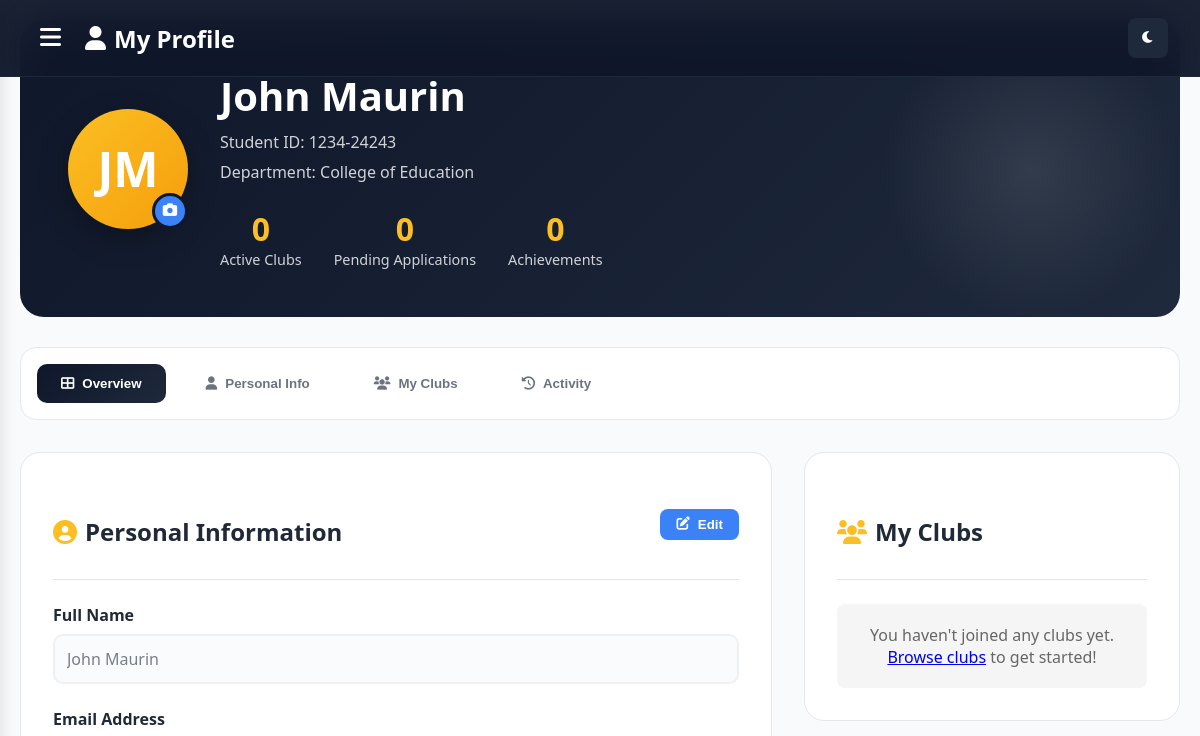
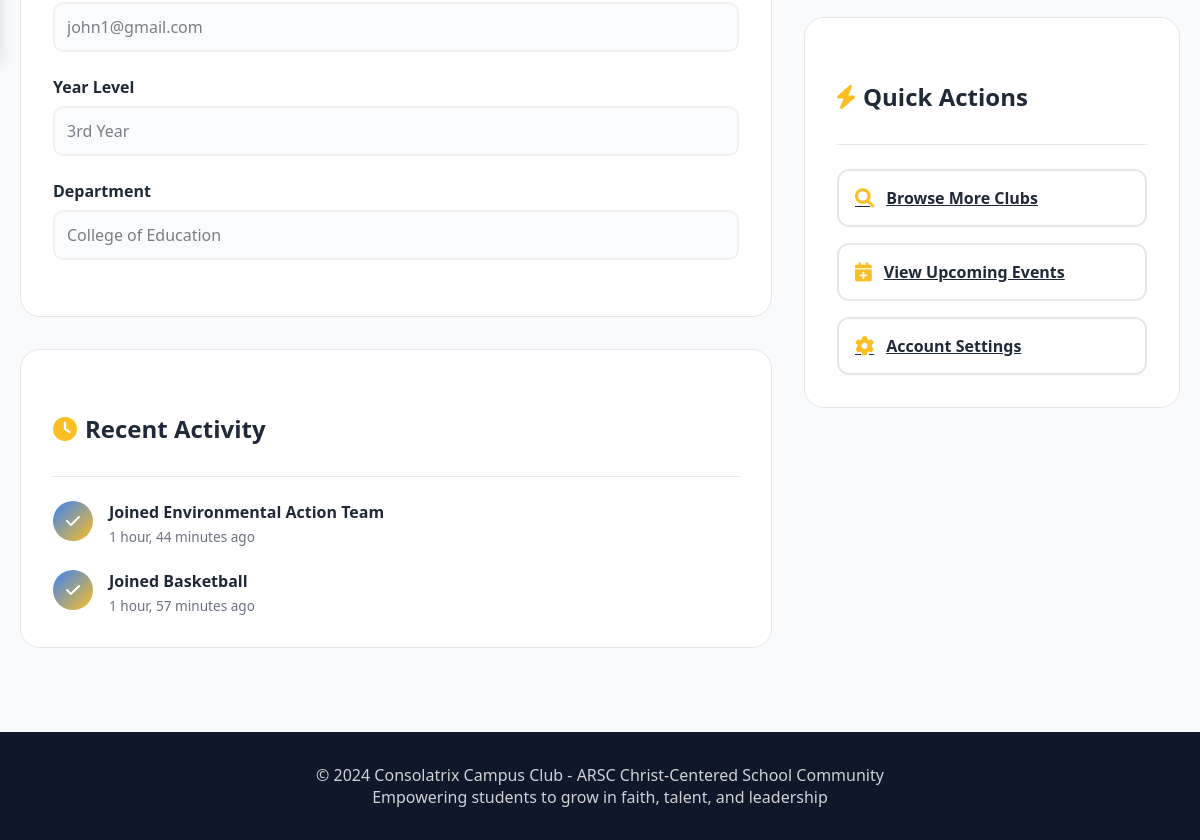
/profile/ (signed in), run on an earlier commit of the app's database (2 pictures, top to bottom).
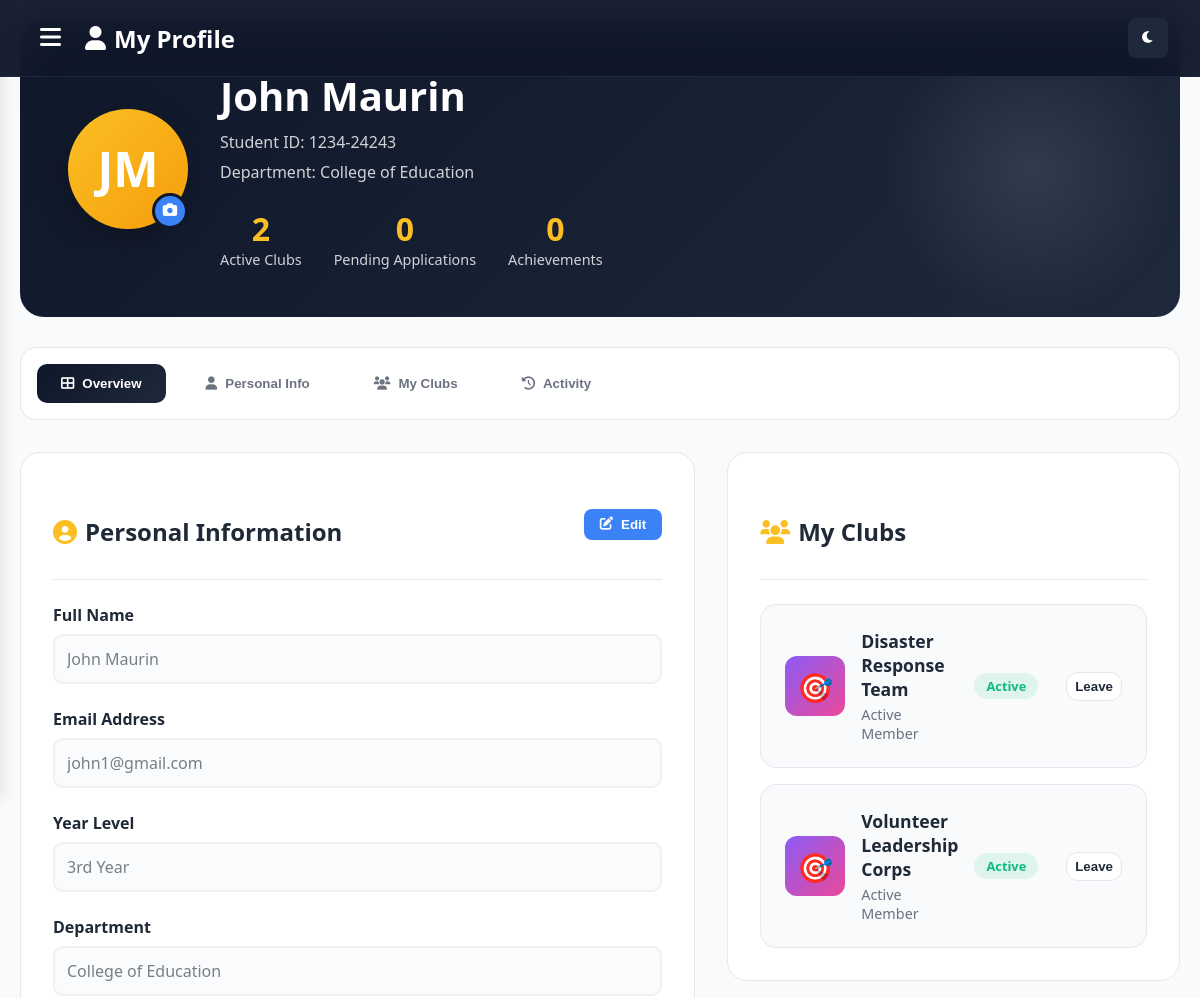
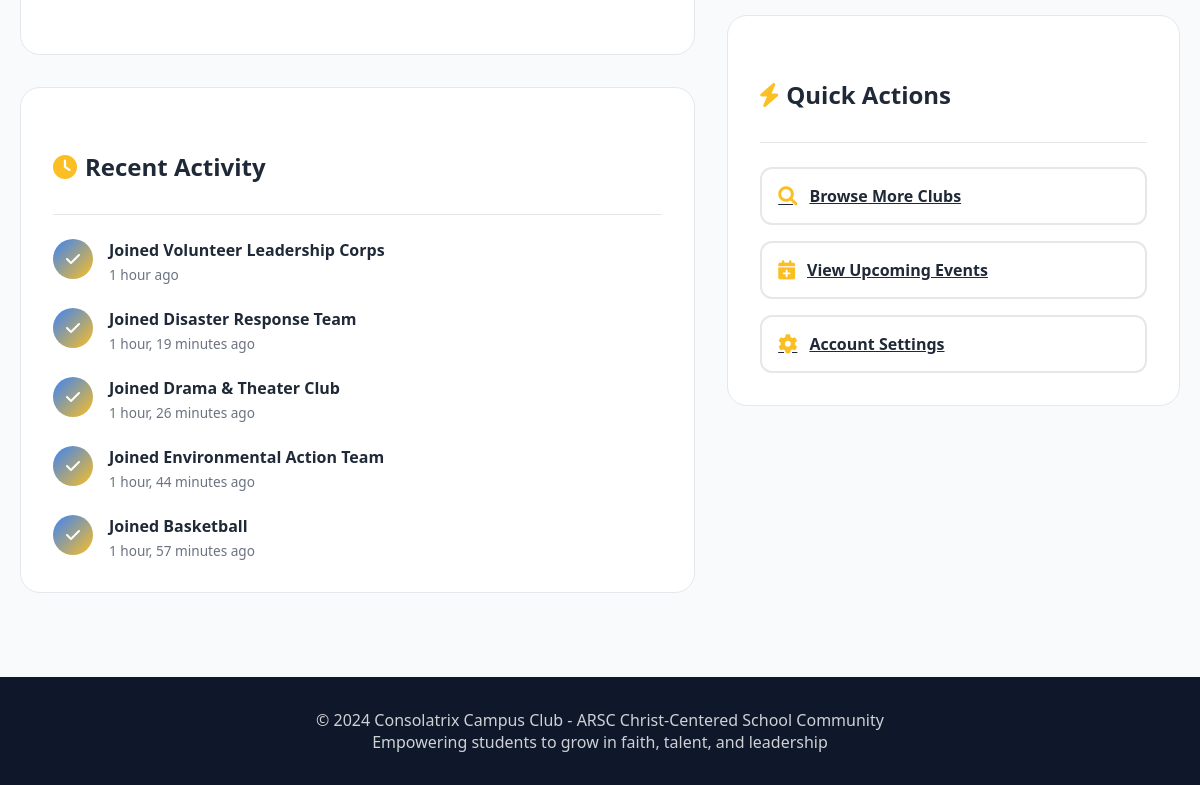
And on a later commit of the database (2 pictures, top to bottom).
### CCC/models.py (models this page shows, shortened)
class ClubApplication(models.Model):
    STATUS_PENDING = 'PENDING'
    STATUS_APPROVED = 'APPROVED'
    STATUS_REJECTED = 'REJECTED'
    STATUS_CHOICES = [
        (STATUS_PENDING, 'Pending'),
        (STATUS_APPROVED, 'Approved'),
        (STATUS_REJECTED, 'Rejected'),
    ]
    user = models.ForeignKey(
        settings.AUTH_USER_MODEL,
        on_delete=models.CASCADE,
        related_name='club_applications'
    )
    club = models.ForeignKey(Club, on_delete=models.CASCADE, related_name='applications')
    message = models.TextField(blank=True)
    status = models.CharField(
        max_length=20,
        choices=STATUS_CHOICES,
        default=STATUS_PENDING
    )
    created_at = models.DateTimeField(auto_now_add=True)
    reviewed_at = models.DateTimeField(null=True, blank=True)
    reviewer = models.ForeignKey(
        settings.AUTH_USER_MODEL,
        null=True,
        blank=True,
        on_delete=models.SET_NULL,
        related_name='reviewed_applications'
    )
    class Meta:
        unique_together = ('user', 'club')
        ordering = ['-created_at']

class Club(models.Model):
    name = models.CharField(max_length=150, unique=True)
    slug = models.SlugField(max_length=160, unique=True)
    description = models.TextField(blank=True)
    members = models.ManyToManyField(
        settings.AUTH_USER_MODEL,
        related_name='clubs',
        blank=True,
        help_text='Users who are accepted members of this club'
    )
    created_at = models.DateTimeField(auto_now_add=True)
    def member_count(self):
        return self.members.count()
    member_count.short_description = 'Members'

### CCC/views.py (the view)
# urls.py: path('profile/', views.profile, name='profile'),
@login_required
def profile(request):
    user = request.user
    active_clubs = user.clubs.all()  # uses ManyToMany related_name='clubs'
    all_apps = ClubApplication.objects.filter(user=user).select_related('club').order_by('-created_at')
    context = {
        'user': user,
        'active_clubs': active_clubs,
        'pending_applications': all_apps.filter(status=ClubApplication.STATUS_PENDING),
        'approved_applications': all_apps.filter(status=ClubApplication.STATUS_APPROVED),
        'rejected_applications': all_apps.filter(status=ClubApplication.STATUS_REJECTED),
    }
    return render(request, 'profile.html', context)

### CCC/templates/profile.html (shortened to what the changed rows need)
{% load static %}
<!DOCTYPE html>
<html lang="en">
<head>
    <link href="https://cdnjs.cloudflare.com/ajax/libs/font-awesome/6.0.0/css/all.min.css" rel="stylesheet">
</head>
<body>
    <div class="profile-container">
        <div class="profile-header">
            <div class="profile-header-content">
                <div class="profile-info">
                    <h1>{{ user.get_full_name|default:user.email }}</h1>
                    <div class="profile-stats">
                        <div class="stat-item">
                            <div class="stat-number">{{ active_clubs.count }}</div>
                            <div class="stat-label">Active Clubs</div>
                        </div>
                    </div>
                </div>
            </div>
        </div>
        <div class="tab-content active" id="overview-tab">
            <div class="profile-grid">
                <div>
                    <div class="profile-card" style="margin-top: 2rem;">
                        <div class="activity-timeline">
                            {% if approved_applications %}
                                {% for app in approved_applications|slice:":5" %}
                                <div class="activity-item">
                                    <div class="activity-icon">
                                        <i class="fas fa-check"></i>
                                    </div>
                                    <div class="activity-content">
                                        <div class="activity-title">Joined {{ app.club.name }}</div>
                                        <div class="activity-time">{{ app.reviewed_at|timesince }} ago</div>
                                    </div>
                                </div>
                                {% endfor %}
                            {% else %}
                                <p class="no-data">No recent activity</p>
                            {% endif %}
                        </div>
                    </div>
                </div>
                <div>
                    <div class="profile-card">
                        <div class="clubs-list">
                            {% if active_clubs %}
                                {% for club in active_clubs %}
                                <div class="club-item">
                                    <div class="club-icon arts">🎯</div>
                                    <div class="club-details">
                                        <div class="club-name">{{ club.name }}</div>
                                        <div class="club-role">Active Member</div>
                                    </div>
                                    <span class="club-status active">Active</span>
                                    <form class="leave-club-form" data-club-id="{{ club.id }}" style="margin-left:12px;">
                                        <button type="button" class="action-btn leave-btn" title="Leave club" style="background:#fff;border:1px solid var(--border-color);padding:6px 8px;">
                                            Leave
                                        </button>
                                    </form>
                                </div>
                                {% endfor %}
                            {% else %}
                                <p class="no-data">You haven't joined any clubs yet. <a href="{% url 'clubs' %}">Browse clubs</a> to get started!</p>
                            {% endif %}
                        </div>
                    </div>
                </div>
            </div>
        </div>
    </div>
</body>
</html>

What changed in the data, as far as the page shows it:
added ClubApplication: club.name "Volunteer Leadership Corps", reviewed_at "1 hour"
added ClubApplication: club.name "Disaster Response Team", reviewed_at "1 hour, 19 minutes"
added ClubApplication: club.name "Drama & Theater Club", reviewed_at "1 hour, 26 minutes"
added Club: name "Disaster Response Team"
added Club: name "Volunteer Leadership Corps"
Also different on the page:
{{ active_clubs.count }}: "0" → "2"
text no longer shown: "You haven't joined any clubs yet. Browse clubs to get started!"
